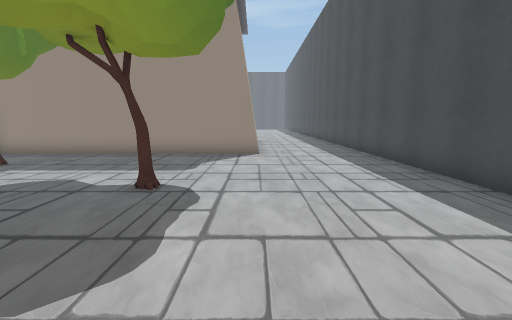
[1] (above)

24 first-person views from a walk through a 3-D level made in the Unity game engine. The camera is 1.3 m above the floor, tilts 8° down and sees 85° across. The floor is counted in squares, 1 m on a side. Each view is taken from the middle of a square. On the plan, view 1 faces up. The plan holds only what a view shows up to about 13 squares ahead; the rest is blank. The place goes on beyond the plan.

[2]
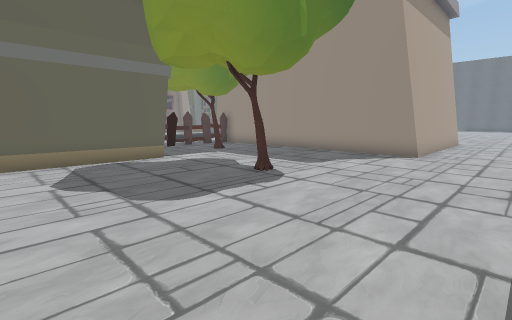

[3]
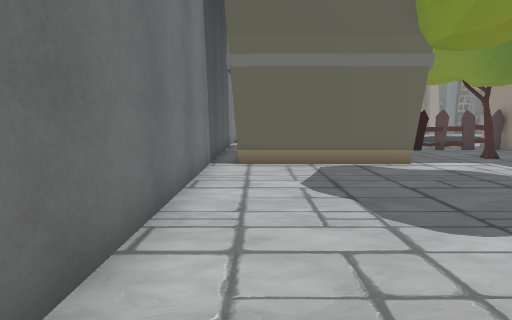

[4]
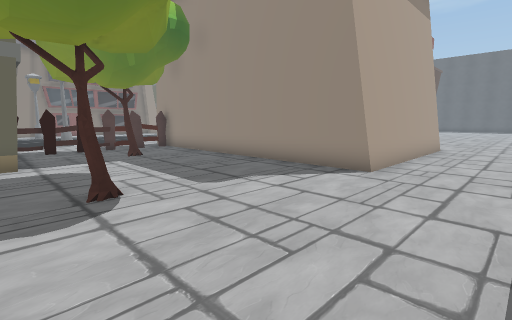

[5]
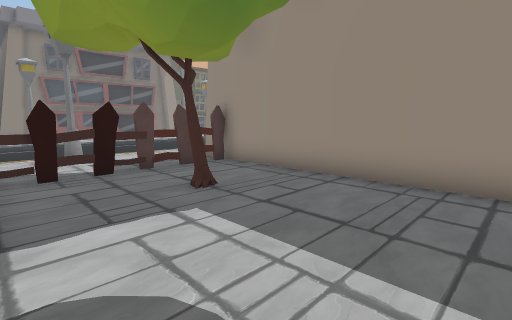

[6]
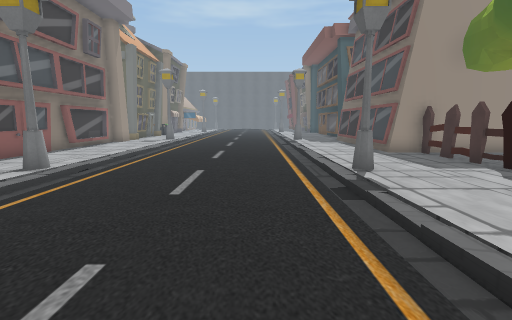

[7]
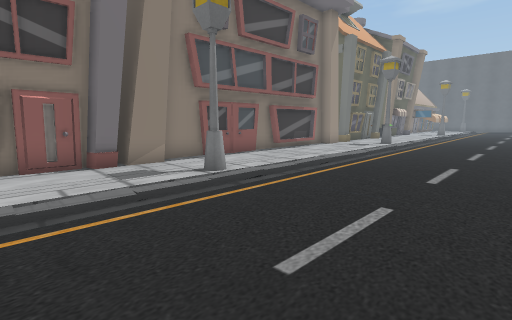

[8]
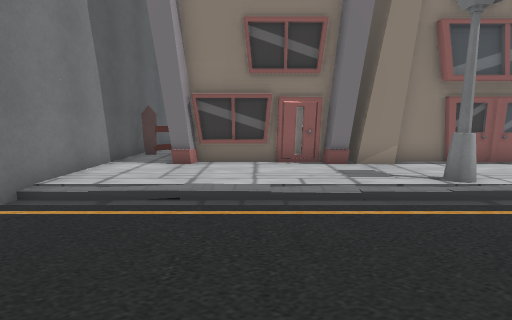

[9]
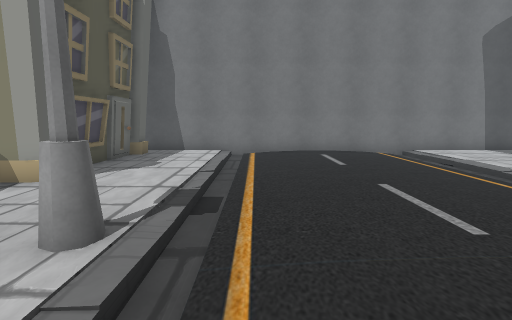

[10]
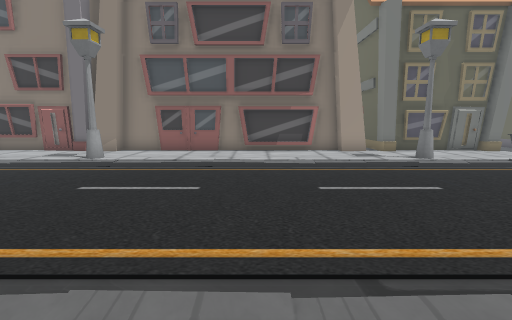

[11]
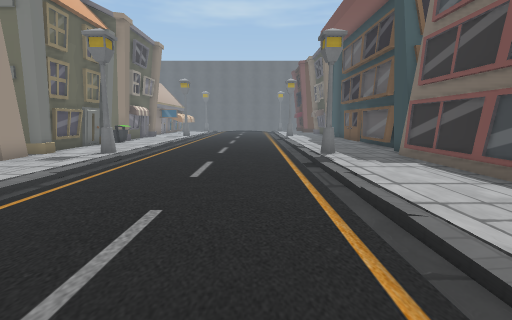

[12]
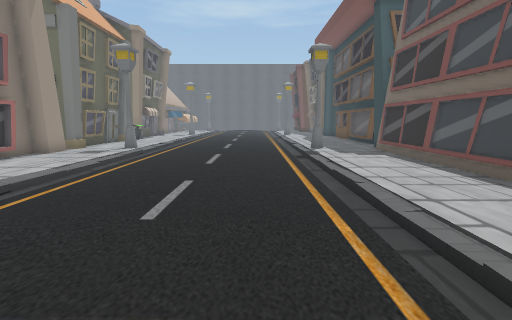

[13]
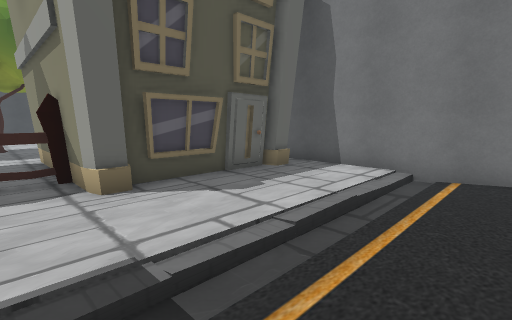

[14]
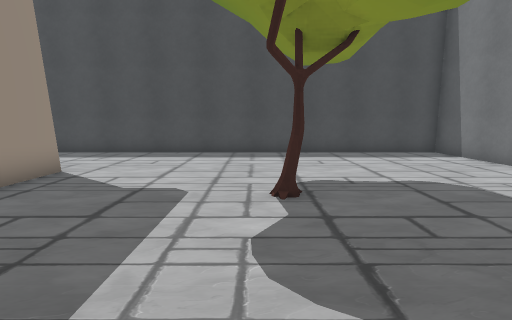

[15]
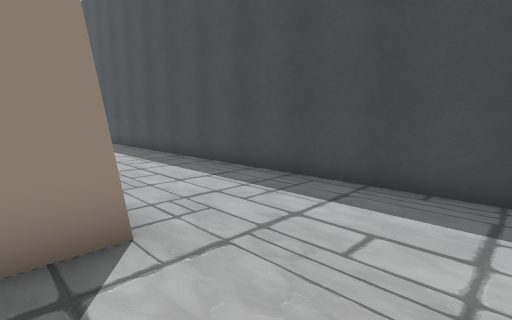

[16]
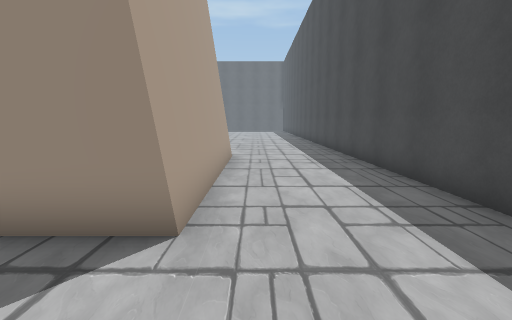

[17]
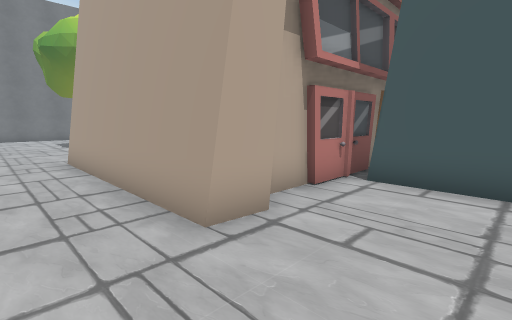

[18]
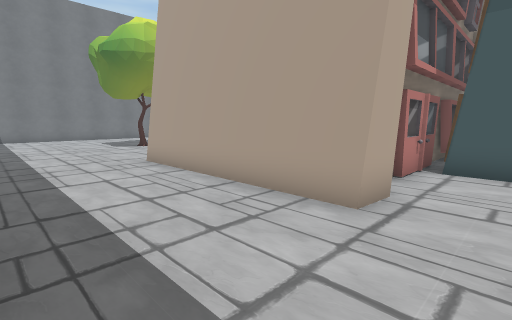

[19]
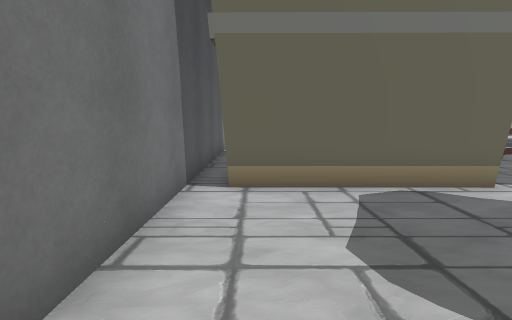

[20]
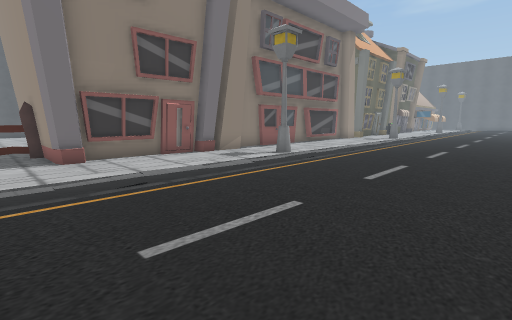

[21]
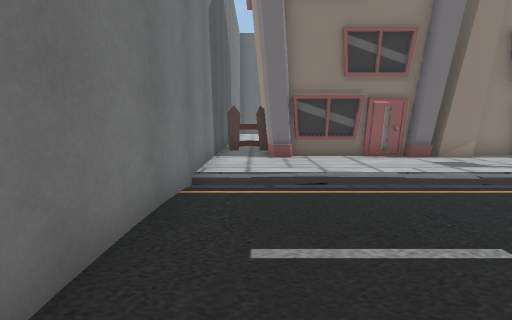

[22]
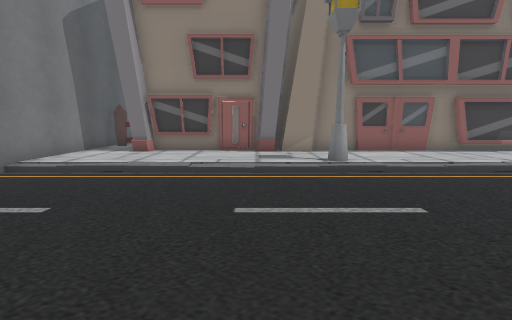

[23]
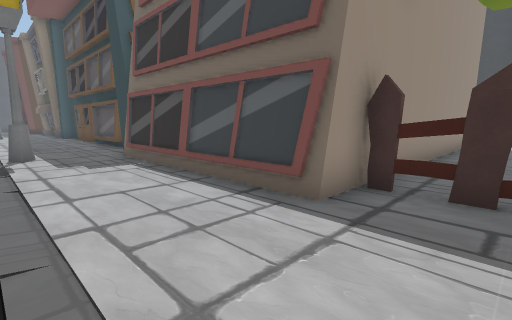

[24]
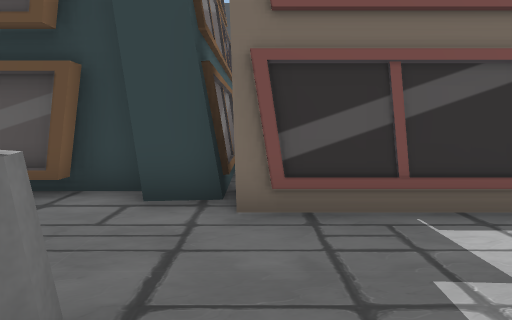

### Floor plan
Key: @ floor where view 1 was taken; # wall or solid block; . floor; / step, stairs or slope; H house; T tree; F fence; O other object.
Columns run from 29 left of view 1 to 5 right of it. Each row starts with its distance up from view 1.
 21     H../....../...H      #........#
 20     H../....../....      #........#
 19     #.O/....../O..#HHHHHH#........#
 18   HH.../....../..H# HHH#HHH##H....#
 17    ##../....../...#          H....#
 16    #.../....../...#          H....#
 15     H../....../..H#          H....#
 14     H../....../...#          H....#
 13    #H../....../...#          H....#
 12    #.../....../..H#          H....#
 11    #.../....../...###########H....#
 10    #H../....../...FF..............#
  9    #.../....../....F..............#
  8    #.../....../....F.T............#
  7    ##.O/....../O...F..............#
  6  HHHH../....../....F..............#
  5     H../....../...HFHHH....T......#
  4     H../....../..H     H..........#
  3     H../....../..H     H..........#
  2     H../....../..H     H..........#
  1    ##../....../..H     H..........#
  0 HHF..../....../..##    H.....@....#
 -1 ##F..../....../...................#
 -2    ################################

Positions as (right, up) in squares from view 1, and headings:
1: (0, 0), facing up
2: (3, 0), facing up-left
3: (2, 0), facing left
4: (3, 4), facing up-left
5: (-3, 5), facing up-left
6: (-17, 0), facing up
7: (-17, 3), facing up-left
8: (-17, 3), facing left
9: (-16, 10), facing down
10: (-13, 13), facing left
11: (-17, 8), facing up
12: (-17, 6), facing up
13: (-17, 6), facing down-right
14: (-7, 6), facing right
15: (-1, 8), facing up-right
16: (1, 8), facing up
17: (2, 21), facing down-left
18: (4, 20), facing down-left
19: (-1, 0), facing left
20: (-16, -1), facing up-left
21: (-16, 0), facing left
22: (-15, 5), facing left
23: (-15, 9), facing up-right
24: (-15, 18), facing right
